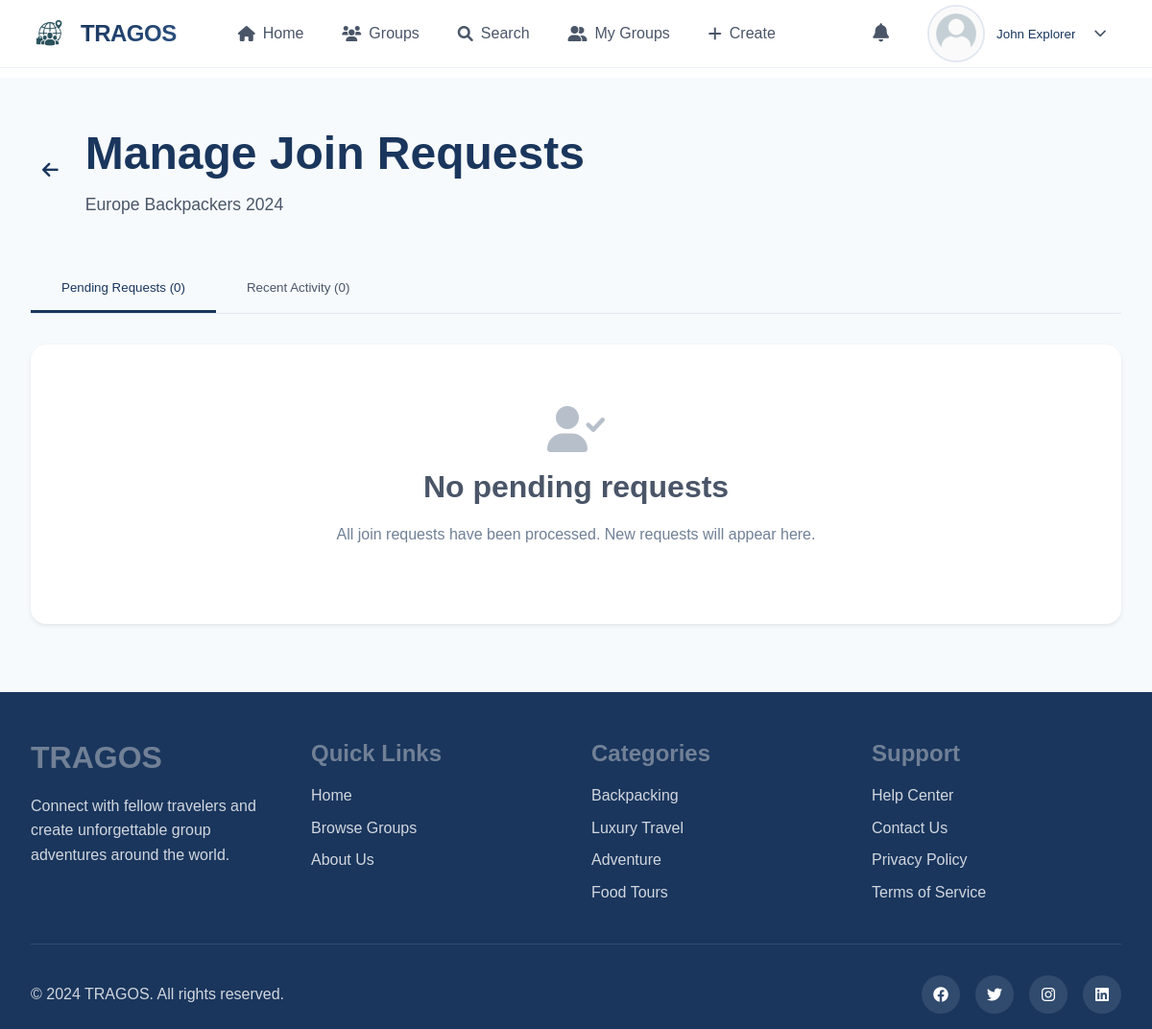
The app's page /manage-requests.php?id=1 (signed in) with its own data.
### tables this page shows
CREATE TABLE users (
    id INT AUTO_INCREMENT PRIMARY KEY,
    username VARCHAR(50) UNIQUE NOT NULL,
    email VARCHAR(100) UNIQUE NOT NULL,
    password VARCHAR(255) NOT NULL,
    display_name VARCHAR(100),
    bio TEXT,
    profile_picture VARCHAR(255) DEFAULT 'default-avatar.png',
    phone VARCHAR(20),
    location VARCHAR(100),
    created_at TIMESTAMP DEFAULT CURRENT_TIMESTAMP,
    updated_at TIMESTAMP DEFAULT CURRENT_TIMESTAMP ON UPDATE CURRENT_TIMESTAMP,
    is_active BOOLEAN DEFAULT TRUE
);

CREATE TABLE group_members (
    id INT AUTO_INCREMENT PRIMARY KEY,
    group_id INT NOT NULL,
    user_id INT NOT NULL,
    role ENUM('owner', 'admin', 'member') DEFAULT 'member',
    joined_at TIMESTAMP DEFAULT CURRENT_TIMESTAMP,
    FOREIGN KEY (group_id) REFERENCES groups_table(id) ON DELETE CASCADE,
    FOREIGN KEY (user_id) REFERENCES users(id) ON DELETE CASCADE,
    UNIQUE KEY unique_membership (group_id, user_id)
);

CREATE TABLE groups_table (
    id INT AUTO_INCREMENT PRIMARY KEY,
    name VARCHAR(100) NOT NULL,
    description TEXT,
    destination VARCHAR(100),
    category ENUM('backpacking', 'luxury', 'adventure', 'cultural', 'food', 'photography', 'solo', 'family', 'business', 'other') DEFAULT 'other',
    privacy ENUM('public', 'private') DEFAULT 'public',
    owner_id INT NOT NULL,
    max_members INT DEFAULT 50,
    current_members INT DEFAULT 1,
    group_image VARCHAR(255),
    created_at TIMESTAMP DEFAULT CURRENT_TIMESTAMP,
    updated_at TIMESTAMP DEFAULT CURRENT_TIMESTAMP ON UPDATE CURRENT_TIMESTAMP,
    is_active BOOLEAN DEFAULT TRUE,
    FOREIGN KEY (owner_id) REFERENCES users(id) ON DELETE CASCADE
);

### manage-requests.php (the view, shortened to what this page needs)
<?php
include 'includes/header.php';
$group_id = (int)$_GET['id'];
$database = new Database();
$db = $database->getConnection();
$auth_query = "SELECT g.name, gm.role
               FROM groups_table g
               JOIN group_members gm ON g.id = gm.group_id
               WHERE g.id = :group_id AND gm.user_id = :user_id AND gm.role IN ('owner', 'admin')";
$auth_stmt = $db->prepare($auth_query);
$auth_stmt->bindParam(':group_id', $group_id);
$auth_stmt->bindParam(':user_id', $current_user['id']);
$auth_stmt->execute();
$group_info = $auth_stmt->fetch(PDO::FETCH_ASSOC);
$pending_query = "SELECT jr.*, u.display_name, u.username, u.profile_picture, u.bio, u.location, u.created_at as user_joined
                  FROM join_requests jr
                  JOIN users u ON jr.user_id = u.id
                  WHERE jr.group_id = :group_id AND jr.status = 'pending'
                  ORDER BY jr.requested_at ASC";
$pending_stmt = $db->prepare($pending_query);
$pending_stmt->bindParam(':group_id', $group_id);
$pending_stmt->execute();
$pending_requests = $pending_stmt->fetchAll(PDO::FETCH_ASSOC);
$processed_query = "SELECT jr.*, u.display_name, u.username, u.profile_picture
                   FROM join_requests jr
                   JOIN users u ON jr.user_id = u.id
                   WHERE jr.group_id = :group_id AND jr.status != 'pending'
                   ORDER BY jr.responded_at DESC
                   LIMIT 20";
$processed_stmt = $db->prepare($processed_query);
$processed_stmt->bindParam(':group_id', $group_id);
$processed_stmt->execute();
$processed_requests = $processed_stmt->fetchAll(PDO::FETCH_ASSOC);
?>
<main class="main-content">
    <section class="manage-requests-section">
        <div class="container">
            <div class="page-header">
                <div class="header-content">
                    <a href="group-details.php?id=<?php echo $group_id; ?>" class="back-link">
                        <i class="fas fa-arrow-left"></i>
                    </a>
                    <div class="header-info">
                        <h1>Manage Join Requests</h1>
                        <p><?php echo htmlspecialchars($group_info['name']); ?></p>
                    </div>
                </div>
            </div>
            <div class="requests-tabs">
                <button class="tab-button active" onclick="showTab('pending')">
                    Pending Requests (<?php echo count($pending_requests); ?>)
                </button>
                <button class="tab-button" onclick="showTab('processed')">
                    Recent Activity (<?php echo count($processed_requests); ?>)
                </button>
            </div>
            <div class="tab-content active" id="pending">
                <?php if (empty($pending_requests)): ?>
                    <div class="no-requests">
                        <i class="fas fa-user-check"></i>
                        <h3>No pending requests</h3>
                        <p>All join requests have been processed. New requests will appear here.</p>
                    </div>
                <?php endif; ?>
            </div>
        </div>
    </section>
</main>
<?php include 'includes/footer.php'; ?>

### includes/header.php (shortened to what this page needs)
<?php
$current_user = null;
if (isset($_SESSION['user_id'])) {
    $database = new Database();
    $db = $database->getConnection();
    $user_query = "SELECT * FROM users WHERE id = :user_id";
    $user_stmt = $db->prepare($user_query);
    $user_stmt->bindParam(':user_id', $_SESSION['user_id']);
    $user_stmt->execute();
    if ($user_stmt->rowCount() > 0) {
        $current_user = $user_stmt->fetch(PDO::FETCH_ASSOC);
    }
}
?>
<!DOCTYPE html>
<html lang="en">
<head>
    <link rel="stylesheet" href="assets/css/style.css">
    <link rel="stylesheet" href="https://cdnjs.cloudflare.com/ajax/libs/font-awesome/6.0.0/css/all.min.css">
</head>
<body>
    <header class="main-header">
        <nav class="navbar">
            <div class="nav-container">
                <div class="nav-brand">
                    <a href="index.php" class="brand-link">
                        <img src="assets/images/logo.png" alt="TRAGOS" class="brand-logo">
                        <span class="brand-text">TRAGOS</span>
                    </a>
                </div>
                <div class="nav-menu" id="navMenu">
                    <div class="nav-links">
                        <a href="index.php" class="nav-link <?php echo basename($_SERVER['PHP_SELF']) == 'index.php' ? 'active' : ''; ?>">
                            <i class="fas fa-home"></i> Home
                        </a>
                        <a href="groups.php" class="nav-link <?php echo basename($_SERVER['PHP_SELF']) == 'groups.php' ? 'active' : ''; ?>">
                            <i class="fas fa-users"></i> Groups
                        </a>
                        <a href="search.php" class="nav-link <?php echo basename($_SERVER['PHP_SELF']) == 'search.php' ? 'active' : ''; ?>">
                            <i class="fas fa-search"></i> Search
                        </a>
                        <?php if ($current_user): ?>
                            <a href="my-groups.php" class="nav-link <?php echo basename($_SERVER['PHP_SELF']) == 'my-groups.php' ? 'active' : ''; ?>">
                                <i class="fas fa-user-friends"></i> My Groups
                            </a>
                            <a href="create-group.php" class="nav-link <?php echo basename($_SERVER['PHP_SELF']) == 'create-group.php' ? 'active' : ''; ?>">
                                <i class="fas fa-plus"></i> Create
                            </a>
                        <?php endif; ?>
                    </div>
                    <div class="nav-actions">
                        <?php if ($current_user): ?>
                            <a href="notifications.php" class="nav-notification">
                                <i class="fas fa-bell"></i>
                            </a>
                            <div class="nav-user-menu">
                                <button class="user-menu-toggle" onclick="toggleUserMenu()">
                                    <img src="assets/images/<?php echo $current_user['profile_picture']; ?>"
                                         alt="Profile" class="user-avatar">
                                    <span class="user-name"><?php echo htmlspecialchars($current_user['display_name'] ?: $current_user['username']); ?></span>
                                    <i class="fas fa-chevron-down"></i>
                                </button>
                            </div>
                        <?php else: ?>
                            <a href="login.php" class="nav-btn btn-outline">Login</a>
                            <a href="register.php" class="nav-btn btn-primary">Sign Up</a>
                        <?php endif; ?>
                    </div>
                </div>
            </div>
        </nav>
    </header>

### assets/css/style.css (style rules this page uses)
:root { --primary-color: #1a365d; --primary-light: #2c5282; --secondary-color: #718096; --accent-color: #4299e1; --success-color: #38a169; --warning-color: #ecc94b; --error-color: #e53e3e; --info-color: #3182ce; --text-primary: #2d3748; --text-secondary: #4a5568; --text-muted: #718096; --text-light: #FFFFFF; --bg-primary: #FFFFFF; --bg-secondary: #f7fafc; --bg-tertiary: #edf2f7; --bg-dark: #1a365d; --border-color: #e2e8f0; --border-light: #edf2f7; --shadow-sm: 0 2px 4px rgba(26, 54, 93, 0.1); --shadow-md: 0 4px 12px rgba(26, 54, 93, 0.15); --shadow-lg: 0 8px 24px rgba(26, 54, 93, 0.2); --gradient-primary: linear-gradient(135deg, #1a365d 0%, #2c5282 100%); --gradient-secondary: linear-gradient(135deg, #4299e1 0%, #2c5282 100%); --gradient-hero: linear-gradient(135deg, rgba(26, 54, 93, 0.8) 0%, rgba(44, 82, 130, 0.6) 100%); --font-family: 'Poppins', sans-serif; --border-radius: 12px; --border-radius-sm: 8px; --border-radius-lg: 16px; --transition: all 0.3s cubic-bezier(0.4, 0, 0.2, 1); }
* { margin: 0; padding: 0; box-sizing: border-box; }
body { font-family: var(--font-family); line-height: 1.6; color: var(--text-primary); background-color: var(--bg-primary); overflow-x: hidden; }
h1, h2, h3, h4, h5, h6 { font-weight: 600; line-height: 1.3; margin-bottom: 1rem; }
h1 { font-size: 3rem; }
h3 { font-size: 2rem; }
p { margin-bottom: 1rem; color: var(--text-secondary); }
a { text-decoration: none; color: var(--primary-color); transition: var(--transition); }
.container { max-width: 1200px; margin: 0 auto; padding: 0 2rem; }
.navbar { background: rgba(255, 255, 255, 0.95); backdrop-filter: blur(10px); border-bottom: 1px solid var(--border-light); position: fixed; top: 0; left: 0; right: 0; z-index: 1000; transition: var(--transition); }
.nav-container { display: flex; align-items: center; justify-content: space-between; padding: 1rem 2rem; max-width: 1200px; margin: 0 auto; }
.nav-brand { display: flex; align-items: center; gap: 0.75rem; }
.nav-brand a { display: flex; align-items: center; gap: 0.75rem; color: var(--primary-color); font-weight: 700; font-size: 1.5rem; }
.brand-text { background: var(--gradient-primary); -webkit-background-clip: text; -webkit-text-fill-color: transparent; background-clip: text; }
.nav-menu { display: flex; align-items: center; gap: 2rem; }
.nav-link { display: flex; align-items: center; gap: 0.5rem; padding: 0.5rem 1rem; border-radius: var(--border-radius-sm); color: var(--text-secondary); font-weight: 500; position: relative; }
.nav-actions { display: flex; align-items: center; gap: 1rem; }
.user-avatar { width: 32px; height: 32px; border-radius: 50%; object-fit: cover; }
.main-content { margin-top: 80px; }
section { padding: 5rem 0; }

### manage-requests.php (style rules this page uses)
.manage-requests-section { padding: 3rem 0; background: var(--bg-secondary); min-height: calc(100vh - 160px); }
.page-header { margin-bottom: 3rem; }
.header-content { display: flex; align-items: center; gap: 1rem; }
.back-link { color: var(--primary-color); font-size: 1.2rem; padding: 0.75rem; border-radius: 50%; transition: var(--transition); }
.header-info h1 { color: var(--primary-color); margin: 0 0 0.5rem 0; }
.header-info p { color: var(--text-secondary); margin: 0; font-size: 1.1rem; }
.requests-tabs { display: flex; margin-bottom: 2rem; border-bottom: 1px solid var(--border-color); }
.tab-button { padding: 1rem 2rem; background: none; border: none; color: var(--text-secondary); font-family: var(--font-family); font-weight: 500; cursor: pointer; transition: var(--transition); border-bottom: 3px solid transparent; }
.tab-button:hover, .tab-button.active { color: var(--primary-color); border-bottom-color: var(--primary-color); }
.tab-content { display: none; }
.tab-content.active { display: block; }
.no-requests { text-align: center; background: var(--bg-primary); padding: 4rem; border-radius: var(--border-radius-lg); box-shadow: var(--shadow-sm); }
.no-requests i { font-size: 3rem; color: var(--text-muted); margin-bottom: 1rem; opacity: 0.5; }
.no-requests h3 { color: var(--text-secondary); margin-bottom: 1rem; }
.no-requests p { color: var(--text-muted); }
.user-avatar { width: 60px; height: 60px; border-radius: 50%; object-fit: cover; }
.user-name { color: var(--primary-color); font-weight: 500; margin-right: 0.5rem; }

### records on screen
users: profile_picture (placeholder picture), display_name "John Explorer"
group_members: group.name "Europe Backpackers 2024"

### other values on screen
count($pending_requests) "0"
count($processed_requests) "0"
